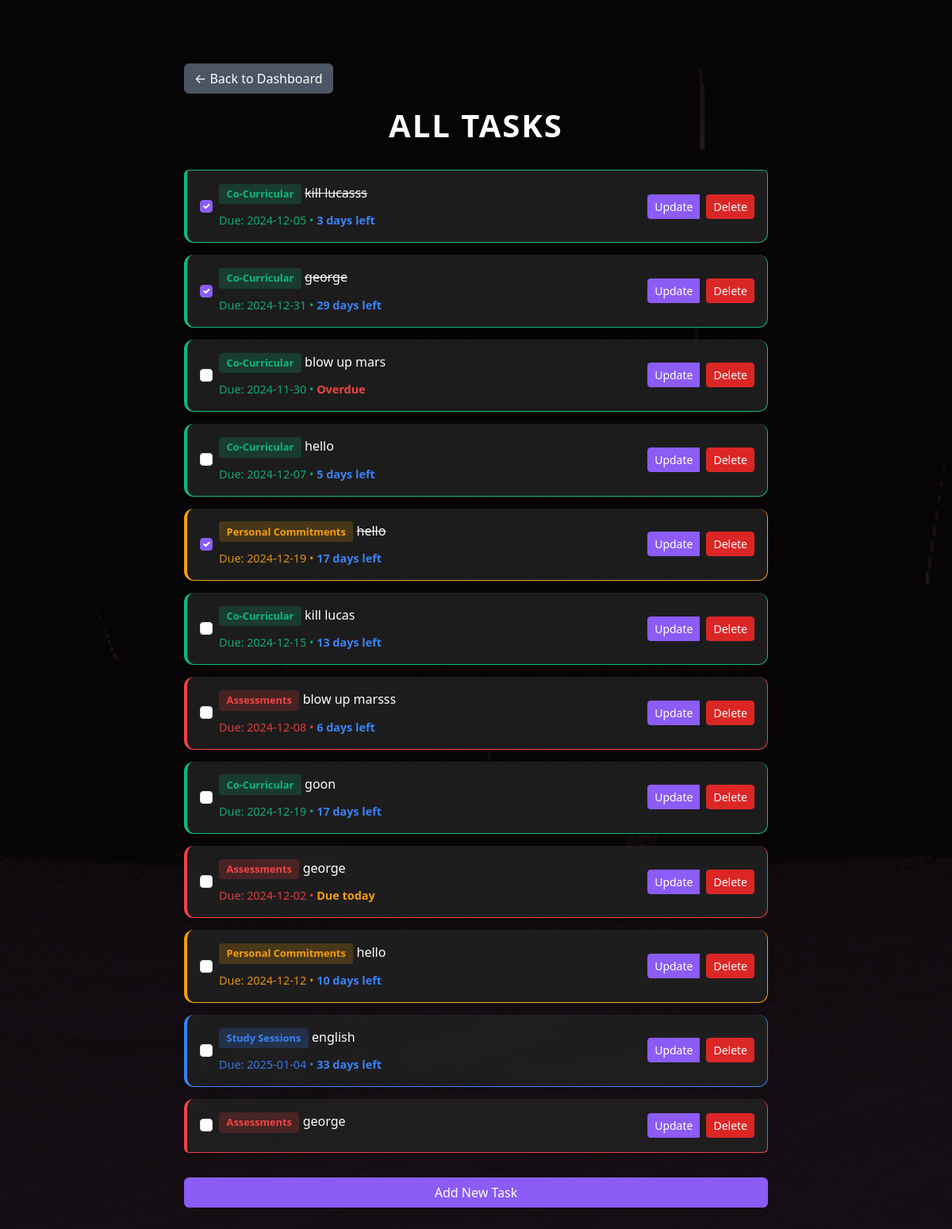
Before: /all_todos (signed in) with the older database file.
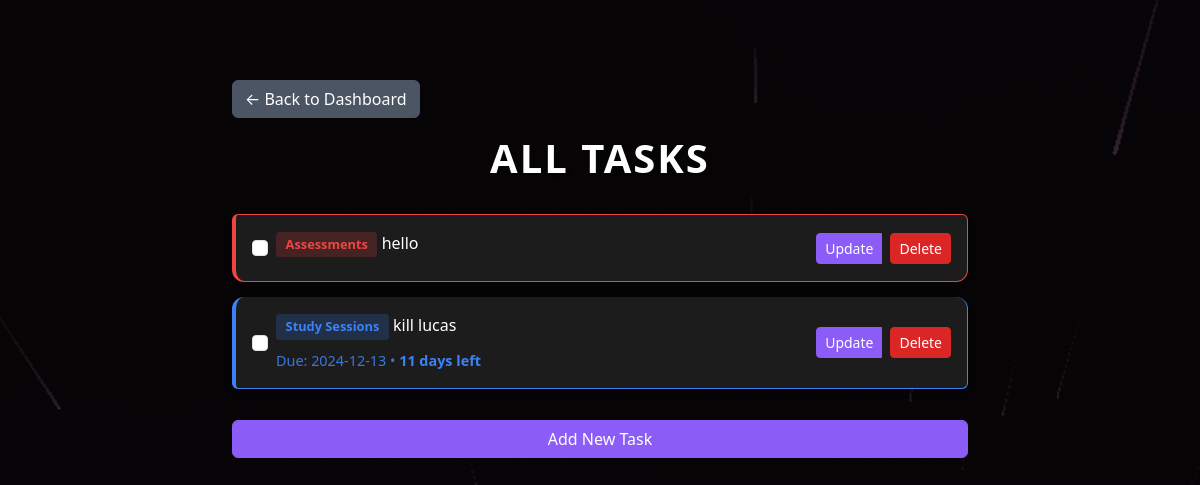
After: the same page with the newer database file.
### flask_app/setup_db.py (models this page shows)
class ToDo(Base):
    __tablename__ = 'todo'
    id = Column(Integer, primary_key=True)
    task = Column(String, nullable=False)
    category = Column(String, nullable=False)
    completed = Column(Boolean, default=False)
    due_date = Column(DateTime, nullable=True)
    user_id = Column(Integer, ForeignKey('users.id'), nullable=False)
    user = relationship('User', back_populates='todos')

### flask_app/app.py (the view)
@app.route('/all_todos')
def all_todos():
    if "user_id" not in session:
        flash("Please log in to view todos.", "warning")
        return redirect('/login')
    user_id = session["user_id"]
    todos = db_session.query(ToDo).filter_by(user_id=user_id).all()
    return render_template('all_todos.html', todos=todos)

### flask_app/app.py (called while the page is built)
def calculate_days(due_date):
    if not due_date:
        return None
    today = datetime.now().date()
    days_remaining = (due_date.date() - today).days
    if days_remaining < 0:
        return 'Overdue'
    elif days_remaining == 0:
        return 'Due today'
    else:
        return f'{days_remaining} days left'

### flask_app/templates/all_todos.html (shortened to what this page needs)
<!DOCTYPE html>
<html lang="en">
<head>
    <link href="https://cdn.jsdelivr.net/npm/bootstrap@5.3.0-alpha3/dist/css/bootstrap.min.css" rel="stylesheet">
</head>
<body>
    <div class="container mt-5">
        <a href="{{ url_for('dashboard') }}" class="btn btn-secondary mb-3">← Back to Dashboard</a>
        <h1>All Tasks</h1>
        <div class="mt-4">
            {% if todos %}
                <ul class="list-group">
                    {% for todo in todos %}
                    <li class="list-group-item category-{{ todo.category.replace(' ', '-') }} d-flex justify-content-between align-items-center">
                        <div class="d-flex align-items-center">
                            <form action="{{ url_for('toggle_todo', todo_id=todo.id) }}" method="POST" class="d-inline me-2">
                                <input type="checkbox" class="form-check-input" onchange="this.form.submit()"
                                       {% if todo.completed %}checked{% endif %}>
                            </form>
                            <div>
                                <div class="category-label category-label-{{ todo.category.replace(' ', '-') }}">
                                    {{ todo.category }}
                                </div>
                                <span {% if todo.completed %}class="text-decoration-line-through"{% endif %}>{{ todo.task }}</span>
                                {% if todo.due_date %}
                                    <br>
                                    <small class="text-muted due-date">
                                        Due: {{ todo.due_date.strftime('%Y-%m-%d') }}
                                        {% set days = calculate_days(todo.due_date) %}
                                        {% if days %}
                                            • <span class="{% if days == 'Overdue' %}text-danger{% elif days == 'Due today' %}text-warning{% else %}text-info{% endif %}">
                                                {{ days }}
                                            </span>
                                        {% endif %}
                                    </small>
                                {% endif %}
                            </div>
                        </div>
                        <div class="btn-group">
                            <a href="{{ url_for('update_todo', todo_id=todo.id) }}" class="btn btn-sm btn-primary me-2">Update</a>
                            <form action="{{ url_for('delete_todo', todo_id=todo.id) }}" method="POST" class="d-inline">
                                <button type="submit" class="btn btn-sm btn-danger">Delete</button>
                            </form>
                        </div>
                    </li>
                    {% endfor %}
                </ul>
            {% else %}
                <p class="text-center">No tasks found.</p>
            {% endif %}
        </div>
        <div class="mt-3">
            <a href="{{ url_for('add_todo') }}" class="btn btn-primary w-100 btn-add-task">Add New Task</a>
        </div>
    </div>
</body>
</html>

Changed rows visible on the page:
removed ToDo: completed "☑", category "Co-Curricular", task "kill lucasss", due_date "2024-12-05", days "3 days left"
removed ToDo: completed "☑", category "Co-Curricular", task "george", due_date "2024-12-31", days "29 days left"
removed ToDo: category "Co-Curricular", task "blow up mars", due_date "2024-11-30", days "Overdue"
removed ToDo: category "Co-Curricular", task "hello", due_date "2024-12-07", days "5 days left"
removed ToDo: completed "☑", category "Personal Commitments", task "hello", due_date "2024-12-19", days "17 days left"
removed ToDo: category "Co-Curricular", task "kill lucas", due_date "2024-12-15", days "13 days left"
removed ToDo: category "Assessments", task "blow up marsss", due_date "2024-12-08", days "6 days left"
removed ToDo: category "Co-Curricular", task "goon", due_date "2024-12-19", days "17 days left"
removed ToDo: category "Assessments", task "george", due_date "2024-12-02", days "Due today"
removed ToDo: category "Personal Commitments", task "hello", due_date "2024-12-12", days "10 days left"
removed ToDo: category "Study Sessions", task "english", due_date "2025-01-04", days "33 days left"
removed ToDo: category "Assessments", task "george"
added ToDo: category "Assessments", task "hello"
added ToDo: category "Study Sessions", task "kill lucas", due_date "2024-12-13", days "11 days left"
